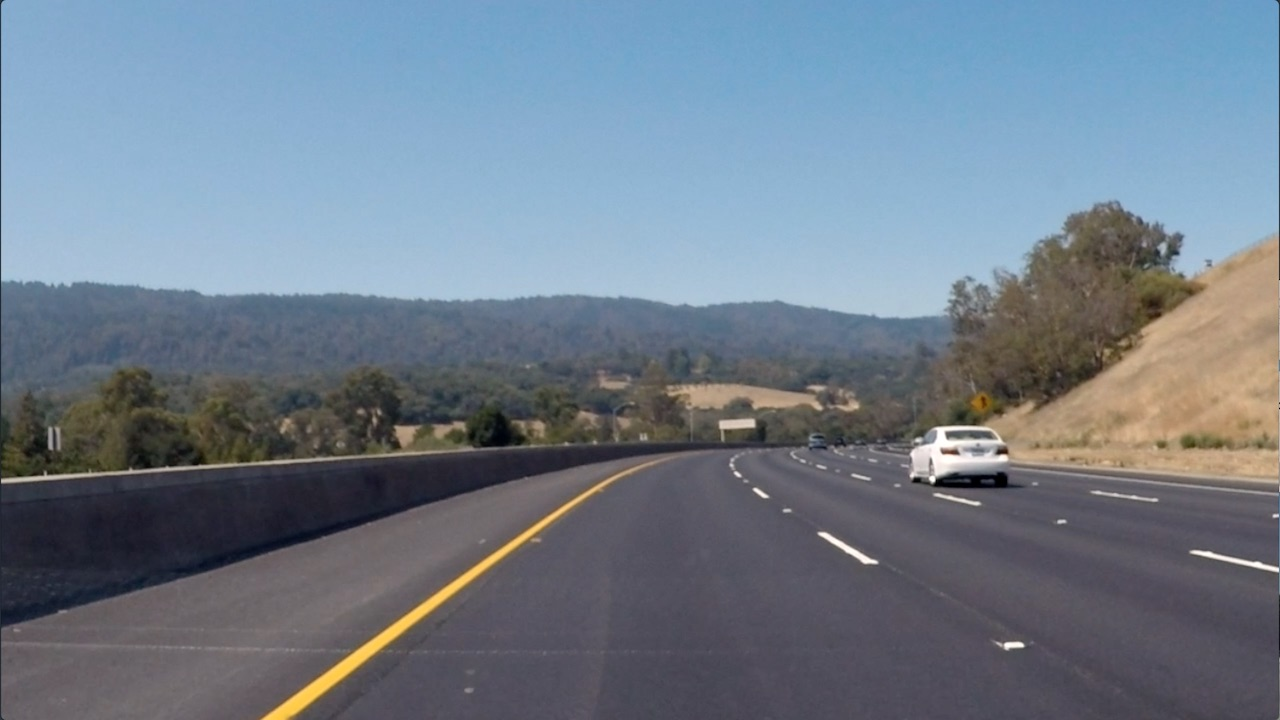
#> input picture 2. Convolutional_Filters_Edge_Detection/images/curved_lane.jpg, 1280 x 720 px
$ jupyter execute '2. Finding Edges and Custom Kernels.ipynb'   (shell and % lines are left out)
#> lines starting #> are read from the running program, lines starting #| are printed output that depends on the picture; after the words box and inside, x2 and y2 are one past the last pixel; in counts of white or black regions, pixels touching at a corner belong together
# Creating a Filter, Edge Detection

### Import resources and display image

[cell 1]
import matplotlib.pyplot as plt
import matplotlib.image as mpimg

import cv2
import numpy as np


# Read in the image
image = mpimg.imread('images/curved_lane.jpg')
#> image is the input picture: shape (720, 1280, 3); mean R, G, B 112.1, 125, 138.7

plt.imshow(image)

### Convert the image to grayscale

[cell 2]
# Convert to grayscale for filtering
gray = cv2.cvtColor(image, cv2.COLOR_RGB2GRAY)
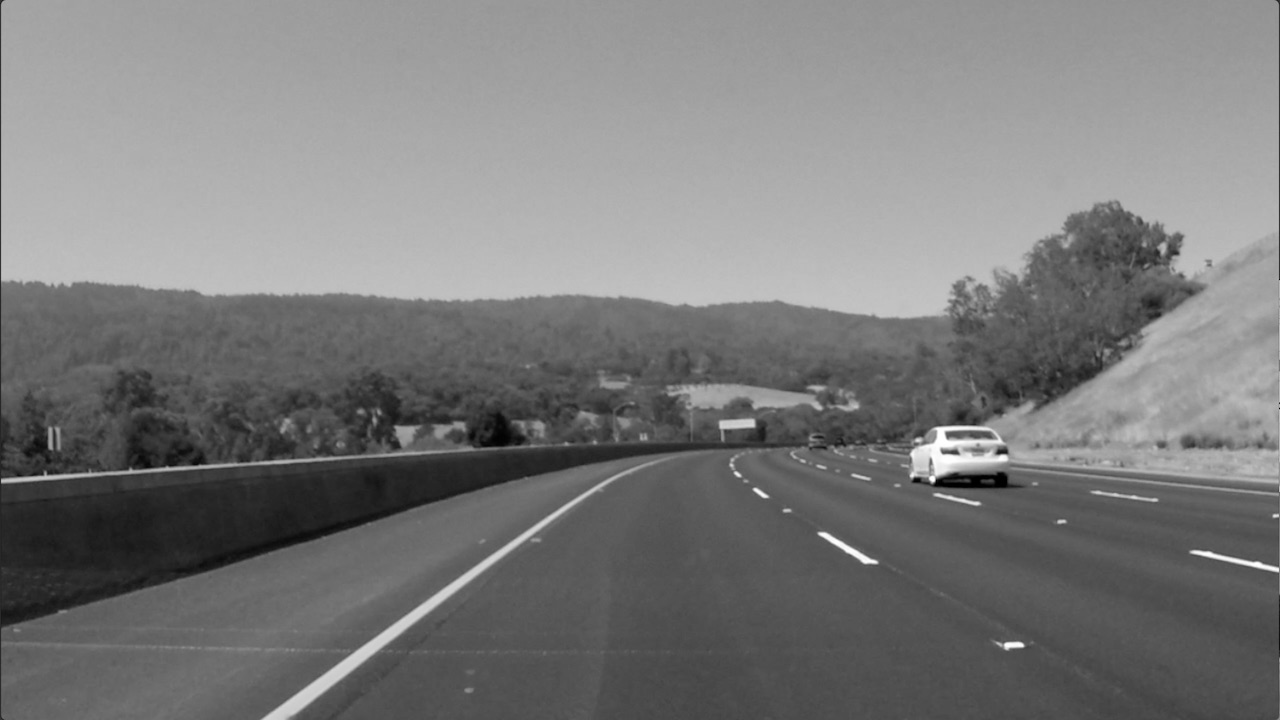
#> gray: shape (720, 1280); min 0, max 255, mean 122.7

plt.imshow(gray, cmap='gray')

### TODO: Create a custom kernel

Below, you've been given one common type of edge detection filter: a Sobel operator.

The Sobel filter is very commonly used in edge detection and in finding patterns in intensity in an image. Applying a Sobel filter to an image is a way of **taking (an approximation) of the derivative of the image** in the x or y direction, separately. The operators look as follows.

**It's up to you to create a Sobel x operator and apply it to the given image.**

For a challenge, see if you can put the image through a series of filters: first one that blurs the image (takes an average of pixels), and then one that detects the edges.

[cell 3]
# Create a custom kernel

# 3x3 array for edge detection
sobel_y = np.array([[ -1, -2, -1],
                   [ 0, 0, 0],
                   [ 1, 2, 1]])

## TODO: Create and apply a Sobel x operator


# Filter the image using filter2D, which has inputs: (grayscale image, bit-depth, kernel)
filtered_image = cv2.filter2D(gray, -1, sobel_y)

plt.imshow(filtered_image, cmap='gray')

[cell 4]
#create threshold to change from filtered image into binary(black and white)
retval, binary = cv2.threshold(filtered_image, 50, 255, cv2.THRESH_BINARY)
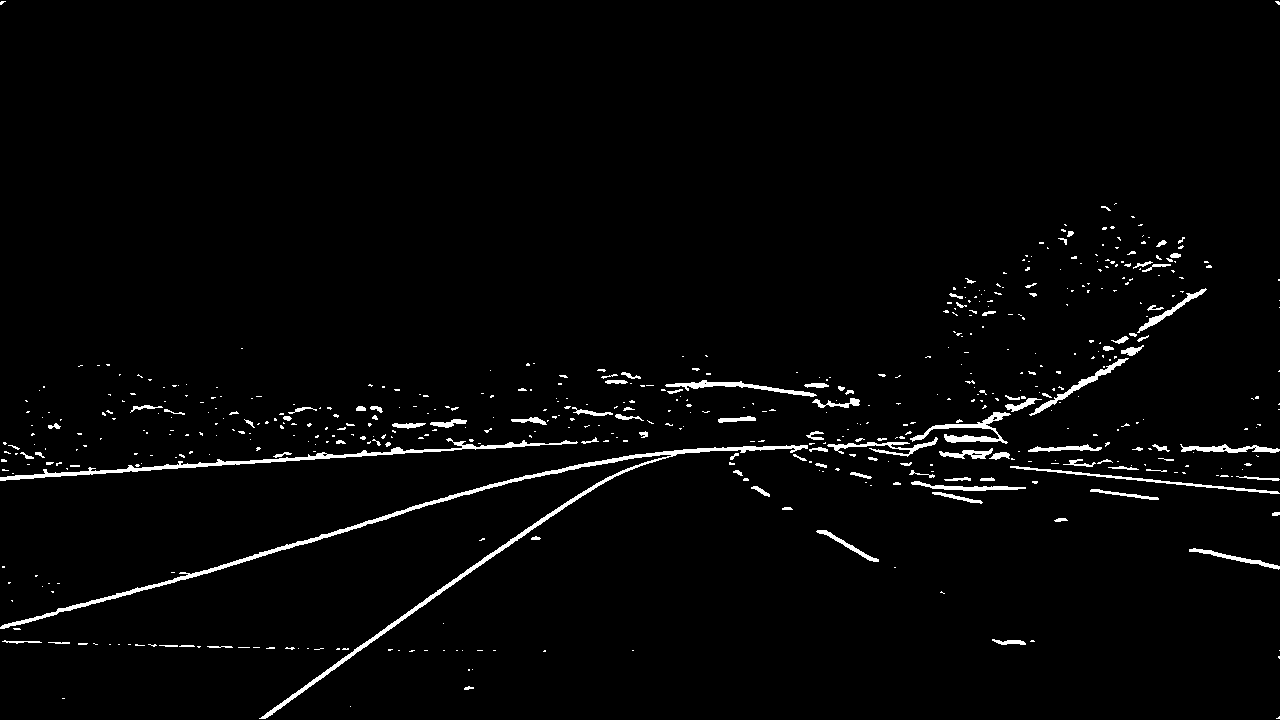
#> binary: shape (720, 1280); 2.3% white; 546 white regions (433 under 20 px), largest, box (x1, y1, x2, y2) and area: (0, 445, 808, 719) 5151, (0, 438, 578, 481) 2206, (910, 412, 1011, 444) 854
plt.imshow(binary, cmap='gray')

### Test out other filters!

You're encouraged to create other kinds of filters and apply them to see what happens! As an **optional exercise**, try the following:
* Create a filter with decimal value weights.
* Create a 5x5 filter
* Apply your filters to the other images in the `images` directory.

[cell 5]
sobel_y = np.array([[ -1.6, -2.4, -1.6, -2.4, -2.4],
                    [ -2.4, -3.4, -2.4, -3.4, -3.4],
                    [ 0, 0, 0, 0, 0],
                    [ 2.4, 3.4, 2.4, 3.4, 3.4],
                    [ 1.6, 2.4, 1.6, 2.4, 2.4]])

## TODO: Create and apply a Sobel x operator
# Filter the image using filter2D, which has inputs: (grayscale image, bit-depth, kernel)
filtered_image = cv2.filter2D(gray, -1, sobel_y)
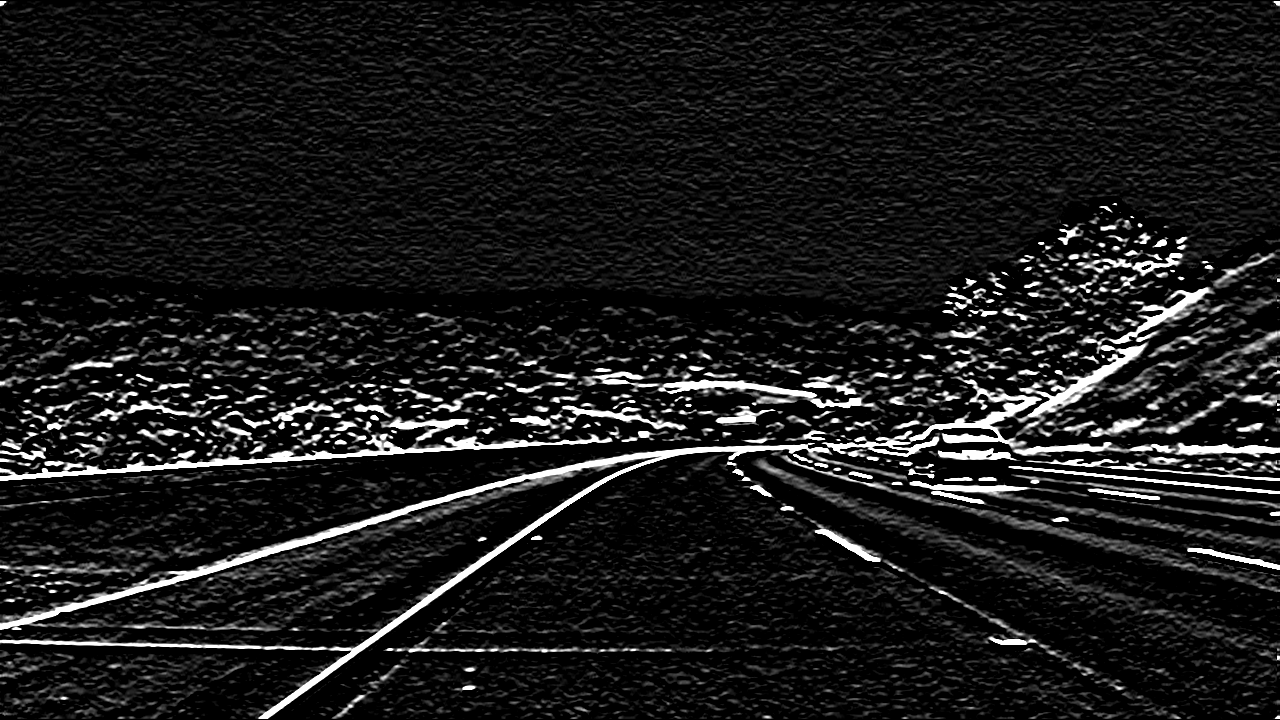
#> filtered_image: shape (720, 1280); min 0, max 255, mean 26.3

plt.imshow(filtered_image, cmap='gray')

[cell 6]
#create threshold to change from filtered image into binary(black and white)
retval, binary = cv2.threshold(filtered_image, 100, 255, cv2.THRESH_BINARY)
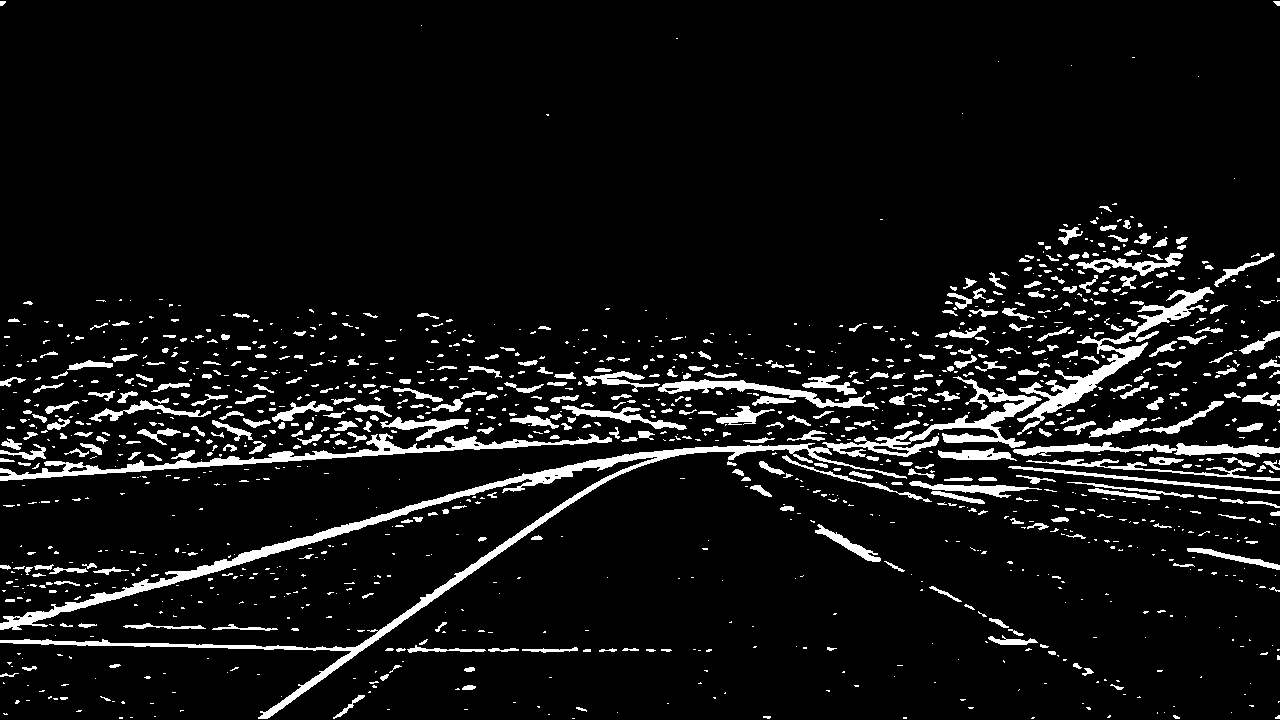
#> binary: shape (720, 1280); 7.2% white; 1317 white regions (890 under 20 px), largest, box (x1, y1, x2, y2) and area: (0, 376, 1042, 719) 14473, (0, 433, 612, 481) 4172, (1017, 287, 1214, 435) 3708
plt.imshow(binary, cmap='gray')
